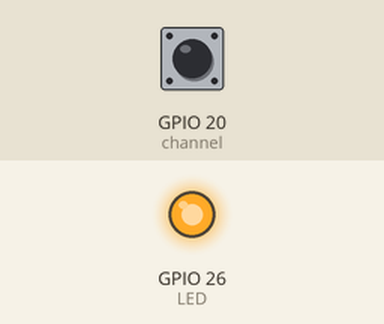
Recording of a program running on a simulated Raspberry Pi (BCM pin numbers). Parts: output pins drawn as LEDs (lit = HIGH). The test bench sets the inputs (shaded band); at power-on: GPIO 20 (channel) HIGH. What the program prints to the terminal is not drawn. At 2.1 s the program stops and its outputs stay as they are.

Above: at 1.05 s.
At 2.1 s:
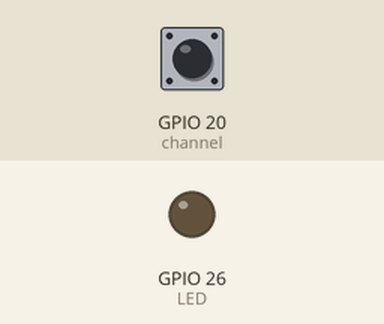
Timing chart, 0 to 3.6 s (numbered marks = the images above):
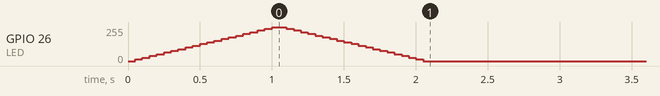

Measured:
- by itself, GPIO 26 (LED): rises from 0/255 to 255/255 in 0.95 s, then falls to 0/255 in 1.1 s

The program:

button_led.py
```python
import RPi.GPIO as GPIO
import time
GPIO.setwarnings(False)

LED = 26
GPIO.setmode(GPIO.BCM)
GPIO.setup(LED, GPIO.OUT)
pwm = GPIO.PWM(LED, 50)
pwm.start(0)
for dc in range(0, 101, 5):
    pwm.ChangeDutyCycle(dc)
    time.sleep(0.05)
for dc in range(100, -1, -5):
    pwm.ChangeDutyCycle(dc)
    time.sleep(0.05)
print("LED Init...Finished")

channel = 20
GPIO.setmode(GPIO.BCM)
GPIO.setup(channel,GPIO.IN, GPIO.PUD_UP)
print("button Init...Finished")


cb1_mode = True
def cb1(ch):
    global cb1_mode
    if cb1_mode:
        lighter()
    else:
        darker()
    if cb1_mode:
        cb1_mode = False
    else:
        cb1_mode = True
    # print(cb1_mode)
def lighter():
    print("lighter")
    for dc in range(0, 101, 5):
        pwm.ChangeDutyCycle(dc)
        time.sleep(0.05)
def darker():
    print("darker")
    for dc in range(100, -1, -5):
        pwm.ChangeDutyCycle(dc)
        time.sleep(0.05)


def breath_led():
    try:
        GPIO.add_event_detect(channel, GPIO.RISING, \
            callback=cb1, bouncetime=200)
    except KeyboardInterrupt:
        pwm.stop()
        GPIO.cleanup()
        GPIO.remove_event_detect(channel)


if __name__ == "__main__":
    breath_led()

    
```
